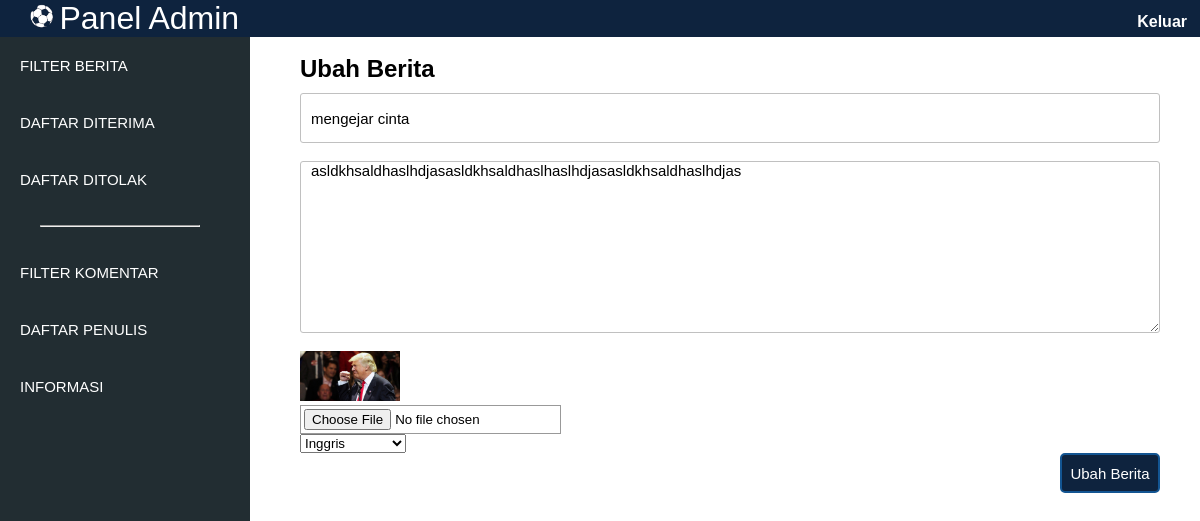
The app's page /edit-admin.php?id=2 (signed in) with its own data.
### tables this page shows
CREATE TABLE IF NOT EXISTS `berita` (
  `id_berita` int(255) NOT NULL AUTO_INCREMENT,
  `judul` varchar(100) NOT NULL,
  `tanggal` date DEFAULT NULL,
  `id_kategori` int(6) NOT NULL,
  `gambar` varchar(100) NOT NULL,
  `isi` text NOT NULL,
  `status` varchar(30) NOT NULL,
  `id_user` int(50) NOT NULL,
  PRIMARY KEY (`id_berita`)
);

CREATE TABLE IF NOT EXISTS `kategori` (
  `idkategori` int(30) NOT NULL AUTO_INCREMENT,
  `daftar_kategori` varchar(30) NOT NULL,
  PRIMARY KEY (`idkategori`)
);

### edit-admin.php (the view, shortened to what this page needs)
<?php
  include("koneksi.php");
  $idku = $_GET['id'];
  $query = "select * from berita, kategori where id_kategori=idkategori and id_berita=".$idku;
  $hasil = mysqli_query($connect,$query);
  while($data = mysqli_fetch_assoc($hasil))
  {
?>
<!DOCTYPE html>
<html lang="id">
<head>
<link href="style.css" rel="stylesheet" type="text/css">
</head>
<body>
<header class='head-penulis'>
<img class='bola' src="img/fav.png">
<a href="index.php"><span class="judul-head">Panel Admin</span></a>
<a href="logoutadmin.php"><span class="keluar"><b>Keluar</b></span></a>
</header>
<aside id="sidebar">
<ul>
  <li class="sidebar-dua">
    <a href="admin.php">FILTER BERITA</a>
  </li>
  <li class="sidebar-dua">
    <a href="daftar-diterima.php">DAFTAR DITERIMA</a>
  </li>
  <li class="sidebar-dua">
    <a href="daftar-ditolak.php">DAFTAR DITOLAK</a>
  </li><br>
  <hr class="hr"><br>
  <li class="sidebar-dua">
    <a href="komentar.php">FILTER KOMENTAR</a>
  </li>
  <li class="sidebar-dua">
    <a href="daftar-penulis.php">DAFTAR PENULIS</a>
  </li>
  <li class="sidebar-dua">
    <a href="info-admin.php">INFORMASI</a>
  </li>
</ul>
</aside>
<section class="tulis-satu">
<div class="tulis-dua">
  <p>
  </p>
  <h1>Ubah Berita</h1>
</div><form id="tulis" action="edit-admin.php?id=<?php echo $idku ?>" method="post" enctype="multipart/form-data">
    <input type="text" value="<?php echo $data['judul']; ?>" name="judul" class="input-mode" />
  <br>
    <div><textarea class="isi" name="isi" cols="50" name="isi" rows="10" placeholder="Tulis berita anda disini..."><?php echo $data['isi']; ?></textarea></div>
  <br>
  <img width=100 src="upload/<?php echo $data['gambar']; ?>" ><br>
  <input name="foto" type="file" id="gambar"/>
  <br>
    <select name="kategori">
        <option value="<?php echo $data['idkategori']; ?>"> <?php echo $data['daftar_kategori']; ?></option>
        ?></select>
  <br/>
  <input type="submit" class="kirimadmin" name="edit" value="Ubah Berita">
</form>
</section>
</body>
</html>
<?php
}
 ?>

### style.css (style rules this page uses)
* { box-sizing:border-box; margin:0 auto; }
html,body { height:100%; font-family: tahoma, Helvetica; }
ul li { list-style-type:none; color: white; }
hr { margin-left: 5%; margin-right: 5%; }
.hr { margin-left: 0px; margin-right: 50px; }
a { text-decoration: none; }
a:link { color: white; }
input { padding: 3px; border: 1px solid #999; }
.input-mode { border:1px solid silver; border-radius:3px; font-size:15px; height:50px; padding:0 10px; display:block; width: 100%; }
.head-penulis { background-color:#0E233E; padding-left:30px; }
.keluar { font-size:1em; color:white; float:right; margin:13px; }
.bola { width:25px; height:25px; }
.judul-head { color:white; font-size:2em; }
aside { background-color:#222D32; float:left; font-size: 15px; width: 250px; position: static; min-height: 100%; }
ul li.sidebar-dua { padding:20px 0px 20px 20px; margin-left:-40px; }
#tulis { margin-left:300px; margin-right: 40px; }
.tulis-dua { margin-left:300px; padding-bottom:10px; }
.isi { border:1px solid silver; border-radius:3px; font-size:15px; padding:0 10px; display:block; width:100%; font-family:Helvetica; }
.kirimadmin { cursor:pointer; height:40px; width:100px; display:block; background-color:#0E233E; color:white; font-size:15px; border:2px solid #135592; border-radius:5px; float: right; }

### records on screen
berita: judul "mengejar cinta", isi "asldkhsaldhaslhdjasasldkhsaldhaslhaslhdjasasldkhsaldhaslhdjas", gambar (picture), kategori "Inggris"
